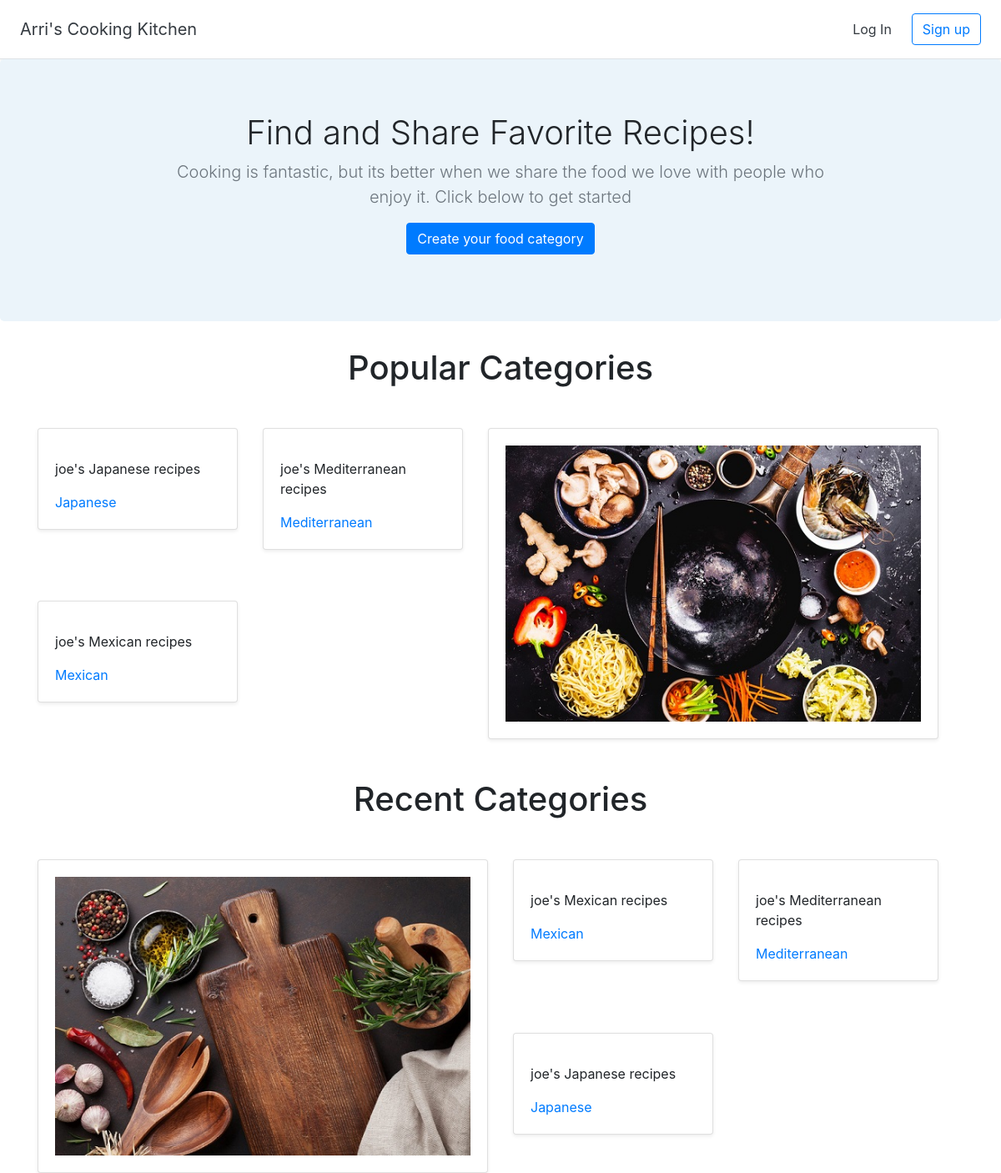
The page / on the database its author committed.
### category/models.py (models this page shows)
class Category(models.Model):
    title = models.CharField(max_length=255)
    user = models.ForeignKey(User, on_delete=models.CASCADE)

### category/views.py (the view)
# urls.py: 2. Add a URL to urlpatterns:  path('', views.home, name='home')
def home(request):
    recent_categories = Category.objects.all().order_by('-id')[:3]
    popular_categories = [Category.objects.get(pk=1)], [Category.objects.get(pk=2)], [Category.objects.get(pk=3)],
    return render(request, 'category/home.html', {'recent_categories': recent_categories,
                                                  'popular_categories': popular_categories})

### category/templates/category/home.html (shortened to what this page needs)
{% extends 'category/base.html' %}
{% load static %}
{% block content %}
    <section class="jumbotron text-center">
        <div class="container">
            <h1 class="jumbotron-heading">Find and Share Favorite Recipes! </h1>
            <p class="lead text-muted">Cooking is fantastic, but its better when we share the food we love with people
                who enjoy it. Click below to get started</p>
            <p>
                <a href="{% url 'create_category' %}" class="btn btn-primary"> Create your food category</a>
            </p>
        </div>
    </section>
    <div class="container">
        <h1 class="text-center">Popular Categories</h1>
        <br>
        <div class="row">
            <div class="row col-6">
                {% for item in popular_categories %}
                    {% for res in item %}
                        <div class="col-md-6 mt-3">
                            <div class="card mb-6 shadow-sm">
                                <div class="card-body">
                                    <p class="card-text">{{ res.user }}'s {{ res.title }} recipes</p>
                                    <a href="{% url 'detail_category' res.id %}"><p class="card-text">{{ res.title }}</p></a>
                                </div>
                            </div>
                        </div>
                    {% endfor %}
                {% endfor %}
            </div>
            <div class="col-md-6 mt-3">
                <div class="card mb-6 shadow-sm">
                    <div class="card-body">
                        <img src="{% static 'pic2.jpg' %}" class="img-fluid" alt="wok">
                    </div>
                </div>
            </div>
        </div>
        <br>
        <br>
        <h1 class="text-center">Recent Categories</h1>
        <br>
        <div class="row">
            <div class="col-md-6 mt-3">
                <div class="card mb-6 shadow-sm">
                    <div class="card-body">
                        <img src="{% static 'pic1.jpg' %}" class="img-fluid" alt="cutting board">
                    </div>
                </div>
            </div>
            <div class="row col-6">
                {% for item in recent_categories %}
                    <div class="col-md-6 mt-3">
                        <div class="card mb-6 shadow-sm">
                            <div class="card-body">
                                <p class="card-text">{{ item.user }}'s {{ item.title }} recipes</p>
                                <a href="{% url 'detail_category' item.id %}"><p class="card-text">{{ item.title }}</p></a>
                            </div>
                        </div>
                    </div>
                {% endfor %}
            </div>
        </div>
    </div>
{% endblock %}

### category/templates/category/base.html (shortened to what this page needs)
<!doctype html>
<html lang="en">
{% load static %}
<head>
  <link rel="stylesheet" href="https://stackpath.bootstrapcdn.com/bootstrap/4.2.1/css/bootstrap.min.css">
  <link href="{% static 'custom.css' %}" rel="stylesheet">
</head>
<body>
  <div class="d-flex flex-column flex-md-row align-items-center p-3 px-md-4 bg-white border-bottom shadow-sm">
    <h5 class="my-0 mr-md-auto font-weight-normal"><a href="{% url 'home' %}" class="text-dark">Arri's Cooking Kitchen</a></h5>
    <nav class="my-2 my-md-0 mr-md-3">
      {% if user.is_authenticated %}
      <a class="p-2 text-dark" href="{% url 'dashboard' %}">Dashboard</a>
      <a class="p-2 text-dark" href="{% url 'logout' %}">Log Out</a>
      {% else %}
      <a class="p-2 text-dark" href="{% url 'login' %}">Log In</a>
      {% endif %}
    </nav>
    {% if user.is_authenticated == False %}
    <a class="btn btn-outline-primary" href="{% url 'signup' %}">Sign up</a>
    {% endif %}
  </div>
  {% block content %}
  {% endblock %}
</body>
</html>

### category/static/custom.css (style rules this page uses)
.jumbotron { background-color: #EBF4FA; }
.jumbotron-heading { font-weight: 300; }
.jumbotron .container { max-width: 51rem; }

### rows shown on the page
Category: user "joe", title "Japanese"
Category: user "joe", title "Mediterranean"
Category: user "joe", title "Mexican"
